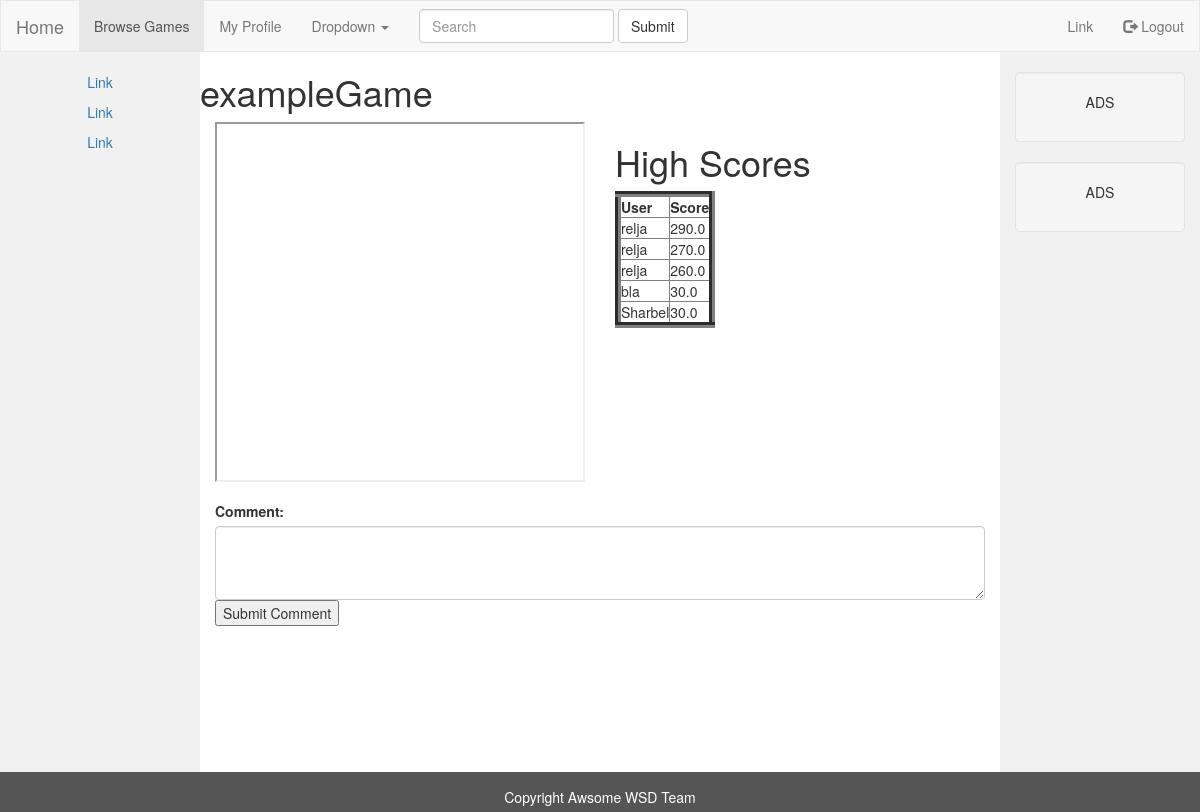
Page /game/exampleGame/ (signed in) on the earlier database version.
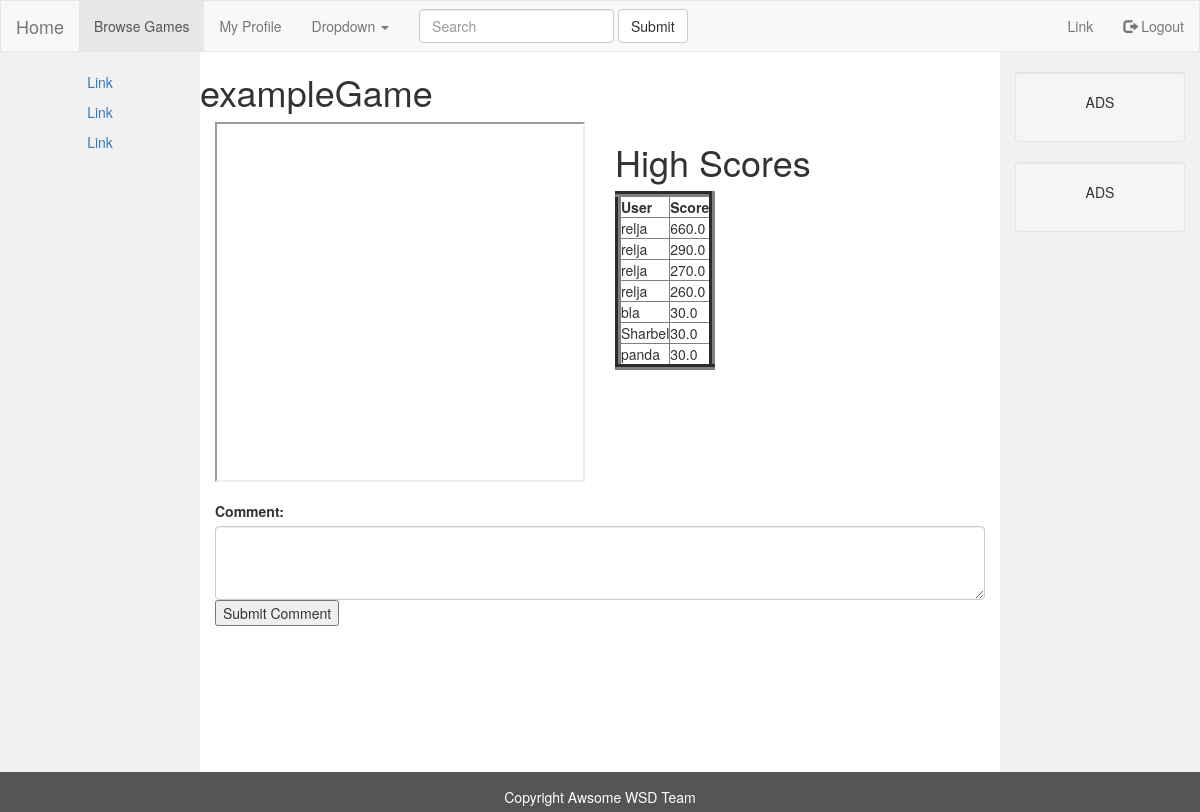
Same page on the later database version.
### awsomeProject/models.py (models this page shows)
class Scores(models.Model):
    user = models.ForeignKey(User, on_delete=models.CASCADE)
    game = models.ForeignKey('Game', on_delete=models.CASCADE)
    score = models.FloatField()

### awsomeProject/views.py (the view)
# urls.py: url(r'^game/([0-9a-zA-Z]+)/$', views.game, name='game'),
@login_required(login_url='/login/')
def game(request, game_name):
    try:
        game = Game.objects.get(name=game_name)
        scores = Scores.objects.all().filter(game=game).order_by("-score")
        if Transaction.objects.filter(game=game, user=request.user).exists():
            gameBought = True
        else:
            gameBought = False
        comments = Comment.objects.all().filter(game=game).order_by("-created")
    except Game.DoesNotExist:
        raise Http404
    return render(request, "game.html", {"game" : game, "scores" : scores, "gameBought" : gameBought, "comments": comments})

### awsomeProject/templates/game.html (shortened to what this page needs)
{% extends "base.html" %}
{% block main %}
<div class="row">
  <h1> {{ game.name }} </h1>
  <div class="col-sm-6">
    {% if gameBought %}
      <iframe src="{{ game.url }}" name="game" id="game"></iframe>
    {% else %}
      <p> You dont own the GAME!!!!!! Buy it <a href="{% url 'buyGame' game.name %}"> here </a> </p>
    {% endif %}
  </div>
  <div class="col-sm-6" id="highScores">
    <h1> High Scores </h1>
    <table border="6">
      <tr>
          <th>User</th>
          <th>Score</th>
      </tr>
      {% for item in scores %}
      <tr>
          <td>{{ item.user }}</td>
          <td>{{ item.score }}</td>
      </tr>
      {% endfor %}
    </table>
  </div>
</div>
<div class="row">
  <form action="javascript:;" onsubmit="addComment()">
    <div class="form-group">
      <div class="col-sm-12">
      <label for="comment">Comment:</label>
      <textarea class="form-control" rows="3" id="comment"></textarea>
      </div>
      <div class = "col-sm-4">
        <input type="submit" value="Submit Comment" />
      </div>
    </div>
  </form>
</div>
{% endblock %}

Differences in the rows shown:
added Scores: user "relja", score "660.0"
added Scores: user "panda", score "30.0"
